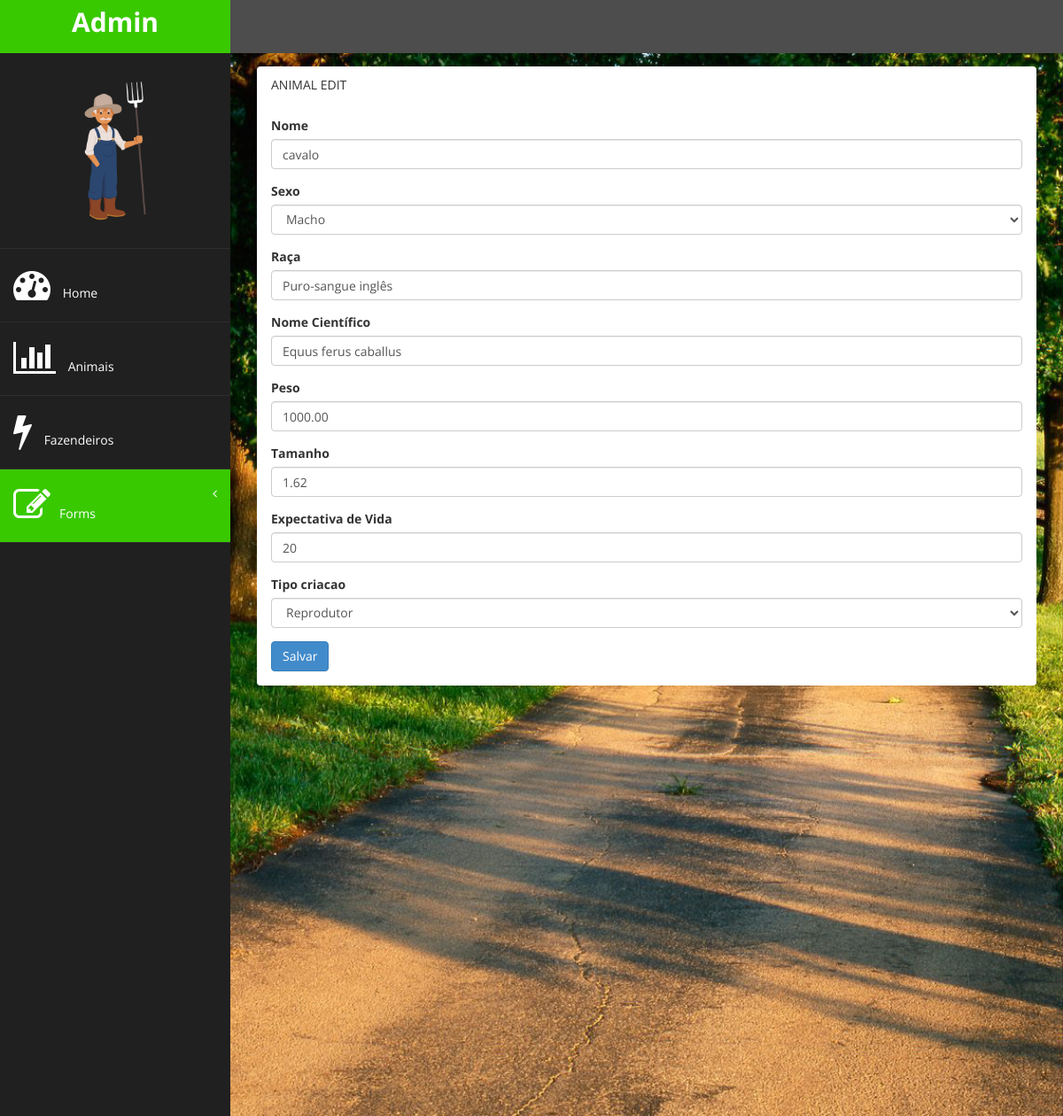
The page /gestao/animais/1/edit/ on the database as committed earlier.
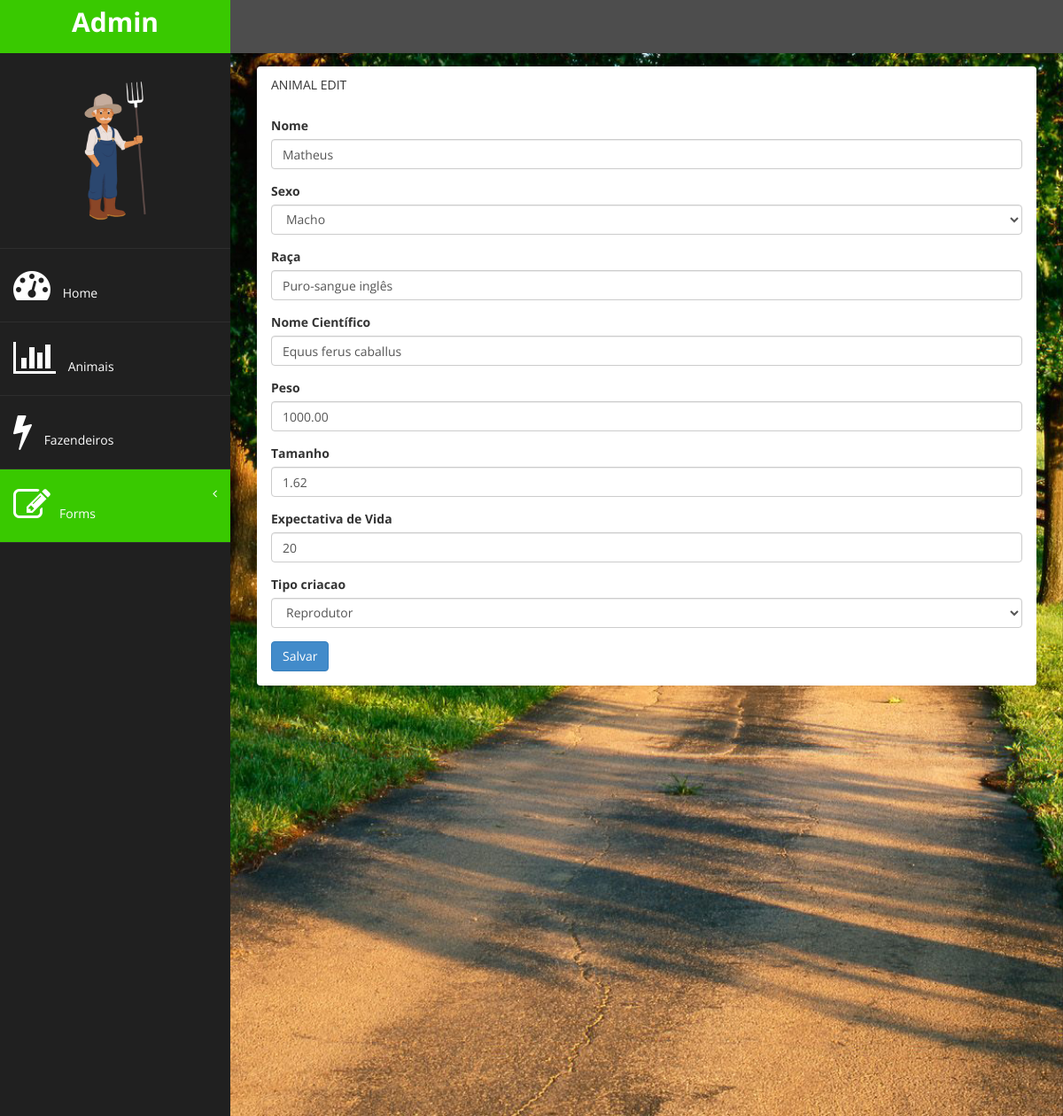
The same page on the database as committed later.
### gestao/models.py (models this page shows)
class Animal(models.Model):
      nome = models.CharField(max_length=20)
      sexo = models.CharField(max_length=1, choices=[('M','Macho'),('F','Fêmea')])
      raca = models.CharField(max_length=20, verbose_name='Raça')
      cientifico = models.CharField(max_length=20, verbose_name='Nome Científico')
      peso = models.DecimalField(max_digits=6, decimal_places=2)
      tamanho = models.DecimalField(max_digits=5,decimal_places=2)
      expectativa = models.IntegerField(verbose_name='Expectativa de Vida')
      tipo_criacao = models.CharField(max_length=10, choices=[('Abate','Abate'),('Reprodutor','Reprodutor')])

### gestao/views.py (the view)
# urls.py: path('animais/<int:animal_id>/edit/', views.animal_edit),
def animal_edit(request, animal_id):
      if request.method == 'POST':
            animal = Animal.objects.get(pk=animal_id)
            form = AnimalForm(request.POST, instance=animal)
            if form.is_valid():
                  form.save()
                  return redirect('/gestao/animais/')
            else:
                  return render(request, 'animal/edit.html', {'form':form, 'animal_id':animal_id})
      else:
            animal = Animal.objects.get(pk=animal_id)
            form = AnimalForm(instance=animal)
            return render(request, 'animal/edit.html', {'form':form, 'animal_id':animal_id})

### gestao/forms.py
class AnimalForm(ModelForm):
      class Meta:
            model = Animal
            fields = ('__all__')
            widgets = {
                  'nome':TextInput(attrs={'class':'form-control'}),
                  'sexo':Select(attrs={'class':'form-control'}),
                  'raca':TextInput(attrs={'class':'form-control'}),
                  'cientifico':TextInput(attrs={'class':'form-control'}),
                  'peso':NumberInput(attrs={'class':'form-control'}),
                  'tamanho':NumberInput(attrs={'class':'form-control'}),
                  'expectativa':NumberInput(attrs={'class':'form-control'}),
                  'tipo_criacao':Select(attrs={'class':'form-control'})
            }

### gestao/templates/animal/edit.html (shortened to what this page needs)
{% extends 'base.html' %} {% block active-form %} active-menu {% endblock %} {% block conteudo %}
<div class="row">
      <div class="col-md-12">
            <section class="panel">
                  <header class="panel-heading nome-form">
                        Animal Edit
                  </header>
                  <div class="panel-body">
                        <form role="form" action="/gestao/animais/{{animal_id}}/edit/" method="POST">
                              {% for c in form %} {% csrf_token %}
                              <div class="form-group">
                                    <label for="{{c.id_for_label}}">{{c.label}}</label>
                                    <div>
                                          {{c}}
                                    </div>
                              </div>
                              {% endfor %}
                              <button type="submit" class="btn btn-primary">Salvar</button>
                        </form>
                  </div>
            </section>
      </div>
</div>
{% endblock %}

Rows that differ between the two databases and show on the page:
changed Animal "Macho": nome "cavalo" → "Matheus"
